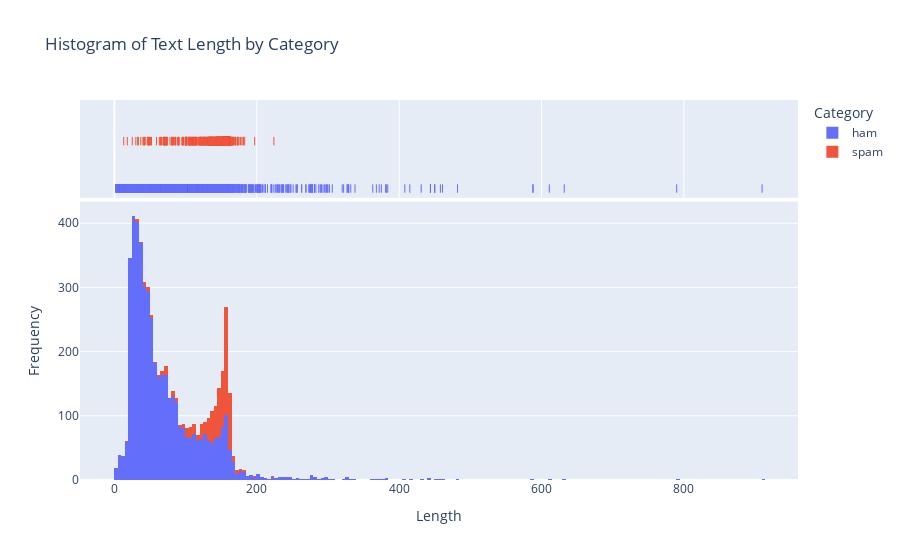

The notebook cell this image was saved under:
### Code cell
#Lets check the distribution against categories
import plotly.express as px
fig = px.histogram(df, x='Length', color='Category', marginal='rug',
                   title='Histogram of Text Length by Category')
fig.update_layout(
    xaxis_title='Length',
    yaxis_title='Frequency',
    showlegend=True)

### Figure 1 — Plotly figure (JSON) as saved in the notebook; plotly's stock layout.template omitted (floating-point values rounded to 4 significant figures; data arrays with more than 128 entries replaced by an {"elided": "..."} marker saying what was removed)
{"data": [{"alignmentgroup": "True", "bingroup": "x", "hovertemplate": "Category=ham<br>Length=%{x}<br>count=%{y}<extra></extra>", "legendgroup": "ham", "marker": {"color": "#636efa", "pattern": {"shape": ""}}, "name": "ham", "offsetgroup": "ham", "orientation": "v", "showlegend": true, "type": "histogram", "x": {"elided": "4825 int values"}, "xaxis": "x", "yaxis": "y"}, {"alignmentgroup": "True", "boxpoints": "all", "fillcolor": "rgba(255,255,255,0)", "hoveron": "points", "hovertemplate": "Category=ham<br>Length=%{x}<extra></extra>", "jitter": 0, "legendgroup": "ham", "line": {"color": "rgba(255,255,255,0)"}, "marker": {"color": "#636efa", "symbol": "line-ns-open"}, "name": "ham", "offsetgroup": "ham", "showlegend": false, "type": "box", "x": {"elided": "4825 int values"}, "xaxis": "x2", "yaxis": "y2"}, {"alignmentgroup": "True", "bingroup": "x", "hovertemplate": "Category=spam<br>Length=%{x}<br>count=%{y}<extra></extra>", "legendgroup": "spam", "marker": {"color": "#EF553B", "pattern": {"shape": ""}}, "name": "spam", "offsetgroup": "spam", "orientation": "v", "showlegend": true, "type": "histogram", "x": {"elided": "747 int values"}, "xaxis": "x", "yaxis": "y"}, {"alignmentgroup": "True", "boxpoints": "all", "fillcolor": "rgba(255,255,255,0)", "hoveron": "points", "hovertemplate": "Category=spam<br>Length=%{x}<extra></extra>", "jitter": 0, "legendgroup": "spam", "line": {"color": "rgba(255,255,255,0)"}, "marker": {"color": "#EF553B", "symbol": "line-ns-open"}, "name": "spam", "offsetgroup": "spam", "showlegend": false, "type": "box", "x": {"elided": "747 int values"}, "xaxis": "x2", "yaxis": "y2"}], "layout": {"autosize": true, "barmode": "relative", "legend": {"title": {"text": "Category"}, "tracegroupgap": 0}, "showlegend": true, "title": {"text": "Histogram of Text Length by Category"}, "xaxis": {"anchor": "y", "autorange": true, "domain": [0, 1], "range": [-48.44, 960.4], "title": {"text": "Length"}, "type": "linear"}, "xaxis2": {"anchor": "y2", "autorange": true, "domain": [0, 1], "matches": "x", "range": [-48.44, 960.4], "showgrid": true, "showticklabels": false, "type": "linear"}, "yaxis": {"anchor": "x", "autorange": true, "domain": [0, 0.7326], "range": [0, 433.7], "title": {"text": "Frequency"}}, "yaxis2": {"anchor": "x2", "autorange": true, "domain": [0.7426, 1], "matches": "y2", "range": [-0.6385, 1.5], "showgrid": false, "showline": false, "showticklabels": false, "ticks": "", "type": "category"}}}
